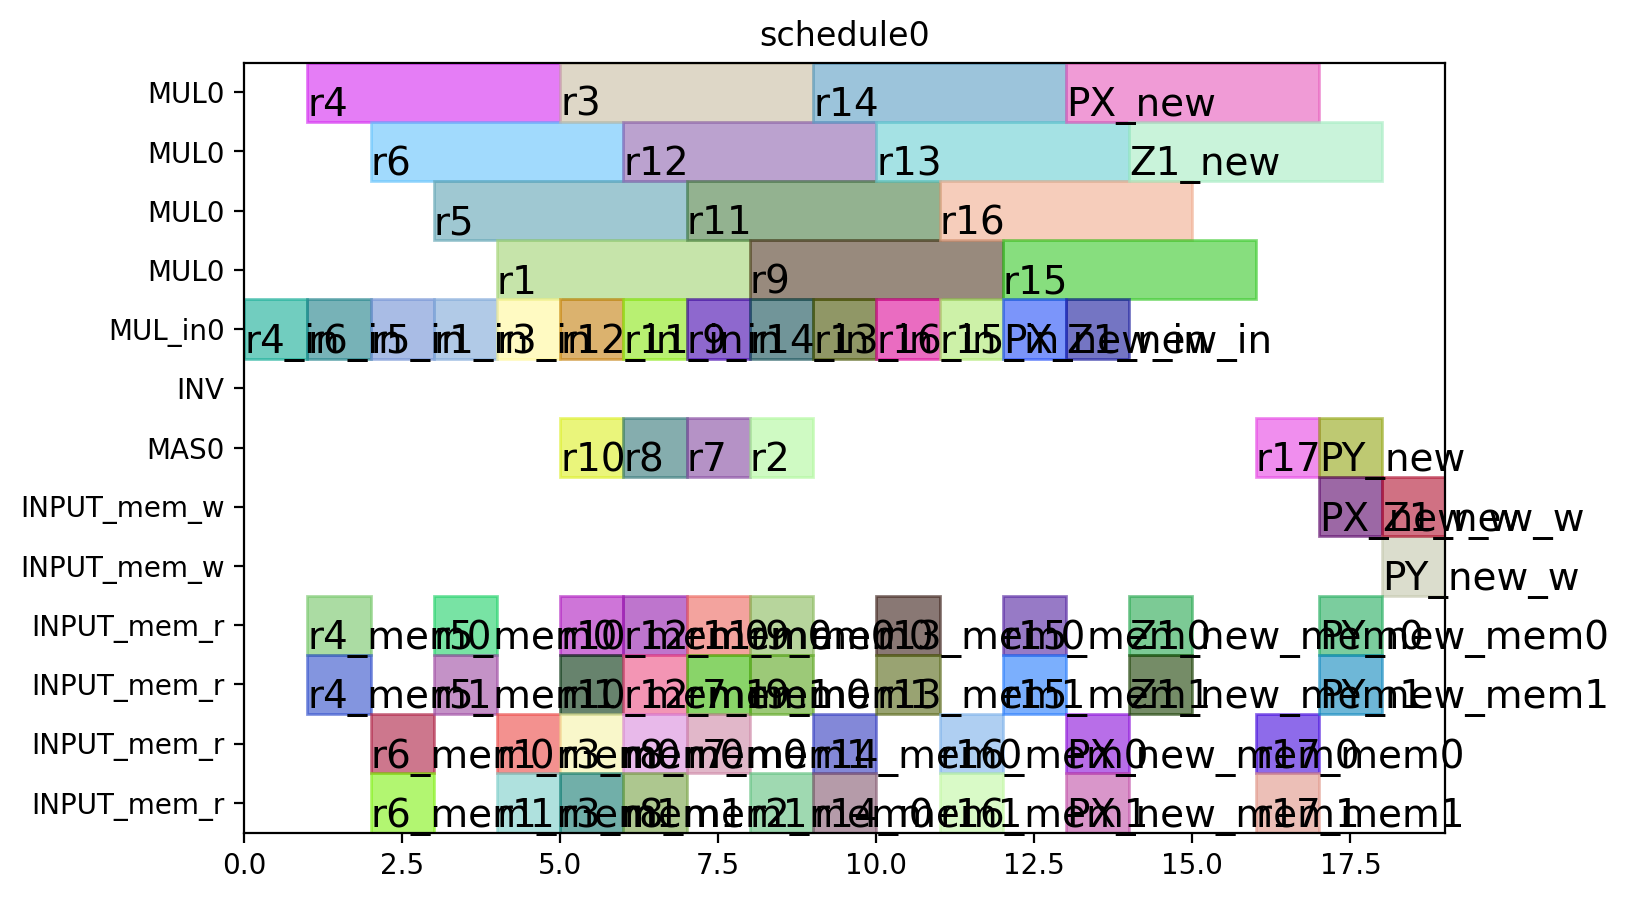

Python code for this plot:
from pyschedule import Scenario, solvers, plotters, alt


def solve():
	horizon = 90
	S = Scenario("schedule0", horizon=horizon)

	# resource
	MUL = S.Resources('MUL', num=1, size=4)
	MUL_in = S.Resources('MUL_in', num=1)
	INV = S.Resource('INV')
	MAS = S.Resources('MAS', num=1, periods=range(1, horizon))
	INPUT_mem_w = S.Resource('INPUT_mem_w', size=2)
	INPUT_mem_r = S.Resource('INPUT_mem_r', size=4)

	# result of previous scheduling

	# new tasks
	r1_in = S.Task('r1_in', length=1, delay_cost=1)
	r1_in += alt(MUL_in)
	r1 = S.Task('r1', length=4, delay_cost=1)
	r1 += alt(MUL)
	S += r1>=r1_in

	r1_mem0 = S.Task('r1_mem0', length=1, delay_cost=1)
	r1_mem0 += INPUT_mem_r
	S += r1_mem0-1 <= r1

	r1_mem1 = S.Task('r1_mem1', length=1, delay_cost=1)
	r1_mem1 += INPUT_mem_r
	S += r1_mem1-1 <= r1

	r3_in = S.Task('r3_in', length=1, delay_cost=1)
	r3_in += alt(MUL_in)
	r3 = S.Task('r3', length=4, delay_cost=1)
	r3 += alt(MUL)
	S += r3>=r3_in

	r3_mem0 = S.Task('r3_mem0', length=1, delay_cost=1)
	r3_mem0 += INPUT_mem_r
	S += r3_mem0-1 <= r3

	r3_mem1 = S.Task('r3_mem1', length=1, delay_cost=1)
	r3_mem1 += INPUT_mem_r
	S += r3_mem1-1 <= r3

	r4_in = S.Task('r4_in', length=1, delay_cost=1)
	r4_in += alt(MUL_in)
	r4 = S.Task('r4', length=4, delay_cost=1)
	r4 += alt(MUL)
	S += r4>=r4_in

	r4_mem0 = S.Task('r4_mem0', length=1, delay_cost=1)
	r4_mem0 += INPUT_mem_r
	S += r4_mem0-1 <= r4

	r4_mem1 = S.Task('r4_mem1', length=1, delay_cost=1)
	r4_mem1 += INPUT_mem_r
	S += r4_mem1-1 <= r4

	r5_in = S.Task('r5_in', length=1, delay_cost=1)
	r5_in += alt(MUL_in)
	r5 = S.Task('r5', length=4, delay_cost=1)
	r5 += alt(MUL)
	S += r5>=r5_in

	r5_mem0 = S.Task('r5_mem0', length=1, delay_cost=1)
	r5_mem0 += INPUT_mem_r
	S += r5_mem0-1 <= r5

	r5_mem1 = S.Task('r5_mem1', length=1, delay_cost=1)
	r5_mem1 += INPUT_mem_r
	S += r5_mem1-1 <= r5

	r6_in = S.Task('r6_in', length=1, delay_cost=1)
	r6_in += alt(MUL_in)
	r6 = S.Task('r6', length=4, delay_cost=1)
	r6 += alt(MUL)
	S += r6>=r6_in

	r6_mem0 = S.Task('r6_mem0', length=1, delay_cost=1)
	r6_mem0 += INPUT_mem_r
	S += r6_mem0-1 <= r6

	r6_mem1 = S.Task('r6_mem1', length=1, delay_cost=1)
	r6_mem1 += INPUT_mem_r
	S += r6_mem1-1 <= r6

	r12_in = S.Task('r12_in', length=1, delay_cost=1)
	r12_in += alt(MUL_in)
	r12 = S.Task('r12', length=4, delay_cost=1)
	r12 += alt(MUL)
	S += r12>=r12_in

	r12_mem0 = S.Task('r12_mem0', length=1, delay_cost=1)
	r12_mem0 += INPUT_mem_r
	S += r12_mem0-1 <= r12

	r12_mem1 = S.Task('r12_mem1', length=1, delay_cost=1)
	r12_mem1 += INPUT_mem_r
	S += r12_mem1-1 <= r12

	r13_in = S.Task('r13_in', length=1, delay_cost=1)
	r13_in += alt(MUL_in)
	r13 = S.Task('r13', length=4, delay_cost=1)
	r13 += alt(MUL)
	S += r13>=r13_in

	r13_mem0 = S.Task('r13_mem0', length=1, delay_cost=1)
	r13_mem0 += INPUT_mem_r
	S += r13_mem0-1 <= r13

	r13_mem1 = S.Task('r13_mem1', length=1, delay_cost=1)
	r13_mem1 += INPUT_mem_r
	S += r13_mem1-1 <= r13

	r2 = S.Task('r2', length=1, delay_cost=1)
	r2 += alt(MAS)

	r2_mem0 = S.Task('r2_mem0', length=1, delay_cost=1)
	r2_mem0 += alt(INPUT_mem_r)
	S += r1 < r2_mem0
	S += r2_mem0-1 <= r2

	r7 = S.Task('r7', length=1, delay_cost=1)
	r7 += alt(MAS)

	r7_mem0 = S.Task('r7_mem0', length=1, delay_cost=1)
	r7_mem0 += alt(INPUT_mem_r)
	S += r5 < r7_mem0
	S += r7_mem0-1 <= r7

	r7_mem1 = S.Task('r7_mem1', length=1, delay_cost=1)
	r7_mem1 += alt(INPUT_mem_r)
	S += r6 < r7_mem1
	S += r7_mem1-1 <= r7

	r8 = S.Task('r8', length=1, delay_cost=1)
	r8 += alt(MAS)

	r8_mem0 = S.Task('r8_mem0', length=1, delay_cost=1)
	r8_mem0 += INPUT_mem_r
	S += r8_mem0-1 <= r8

	r8_mem1 = S.Task('r8_mem1', length=1, delay_cost=1)
	r8_mem1 += alt(INPUT_mem_r)
	S += r4 < r8_mem1
	S += r8_mem1-1 <= r8

	r10 = S.Task('r10', length=1, delay_cost=1)
	r10 += alt(MAS)

	r10_mem0 = S.Task('r10_mem0', length=1, delay_cost=1)
	r10_mem0 += INPUT_mem_r
	S += r10_mem0-1 <= r10

	r10_mem1 = S.Task('r10_mem1', length=1, delay_cost=1)
	r10_mem1 += alt(INPUT_mem_r)
	S += r4 < r10_mem1
	S += r10_mem1-1 <= r10

	r9_in = S.Task('r9_in', length=1, delay_cost=1)
	r9_in += alt(MUL_in)
	r9 = S.Task('r9', length=4, delay_cost=1)
	r9 += alt(MUL)
	S += r9>=r9_in

	r9_mem0 = S.Task('r9_mem0', length=1, delay_cost=1)
	r9_mem0 += INPUT_mem_r
	S += r9_mem0-1 <= r9

	r9_mem1 = S.Task('r9_mem1', length=1, delay_cost=1)
	r9_mem1 += alt(INPUT_mem_r)
	S += r7 < r9_mem1
	S += r9_mem1-1 <= r9

	r11_in = S.Task('r11_in', length=1, delay_cost=1)
	r11_in += alt(MUL_in)
	r11 = S.Task('r11', length=4, delay_cost=1)
	r11 += alt(MUL)
	S += r11>=r11_in

	r11_mem0 = S.Task('r11_mem0', length=1, delay_cost=1)
	r11_mem0 += alt(INPUT_mem_r)
	S += r10 < r11_mem0
	S += r11_mem0-1 <= r11

	r14_in = S.Task('r14_in', length=1, delay_cost=1)
	r14_in += alt(MUL_in)
	r14 = S.Task('r14', length=4, delay_cost=1)
	r14 += alt(MUL)
	S += r14>=r14_in

	r14_mem0 = S.Task('r14_mem0', length=1, delay_cost=1)
	r14_mem0 += alt(INPUT_mem_r)
	S += r2 < r14_mem0
	S += r14_mem0-1 <= r14

	r14_mem1 = S.Task('r14_mem1', length=1, delay_cost=1)
	r14_mem1 += alt(INPUT_mem_r)
	S += r3 < r14_mem1
	S += r14_mem1-1 <= r14

	r15_in = S.Task('r15_in', length=1, delay_cost=1)
	r15_in += alt(MUL_in)
	r15 = S.Task('r15', length=4, delay_cost=1)
	r15 += alt(MUL)
	S += r15>=r15_in

	r15_mem0 = S.Task('r15_mem0', length=1, delay_cost=1)
	r15_mem0 += alt(INPUT_mem_r)
	S += r8 < r15_mem0
	S += r15_mem0-1 <= r15

	r15_mem1 = S.Task('r15_mem1', length=1, delay_cost=1)
	r15_mem1 += alt(INPUT_mem_r)
	S += r9 < r15_mem1
	S += r15_mem1-1 <= r15

	r16_in = S.Task('r16_in', length=1, delay_cost=1)
	r16_in += alt(MUL_in)
	r16 = S.Task('r16', length=4, delay_cost=1)
	r16 += alt(MUL)
	S += r16>=r16_in

	r16_mem0 = S.Task('r16_mem0', length=1, delay_cost=1)
	r16_mem0 += alt(INPUT_mem_r)
	S += r11 < r16_mem0
	S += r16_mem0-1 <= r16

	r16_mem1 = S.Task('r16_mem1', length=1, delay_cost=1)
	r16_mem1 += INPUT_mem_r
	S += r16_mem1-1 <= r16

	r17 = S.Task('r17', length=1, delay_cost=1)
	r17 += alt(MAS)

	r17_mem0 = S.Task('r17_mem0', length=1, delay_cost=1)
	r17_mem0 += alt(INPUT_mem_r)
	S += r14 < r17_mem0
	S += r17_mem0-1 <= r17

	r17_mem1 = S.Task('r17_mem1', length=1, delay_cost=1)
	r17_mem1 += alt(INPUT_mem_r)
	S += r15 < r17_mem1
	S += r17_mem1-1 <= r17

	PX_new_in = S.Task('PX_new_in', length=1, delay_cost=1)
	PX_new_in += alt(MUL_in)
	PX_new = S.Task('PX_new', length=4, delay_cost=1)
	PX_new += alt(MUL)
	S += PX_new>=PX_new_in

	S += 0<PX_new

	PX_new_mem0 = S.Task('PX_new_mem0', length=1, delay_cost=1)
	PX_new_mem0 += alt(INPUT_mem_r)
	S += r2 < PX_new_mem0
	S += PX_new_mem0-1 <= PX_new

	PX_new_mem1 = S.Task('PX_new_mem1', length=1, delay_cost=1)
	PX_new_mem1 += alt(INPUT_mem_r)
	S += r12 < PX_new_mem1
	S += PX_new_mem1-1 <= PX_new

	PX_new_w = S.Task('PX_new_w', length=1, delay_cost=1)
	PX_new_w += alt(INPUT_mem_w)
	S += PX_new <= PX_new_w

	Z1_new_in = S.Task('Z1_new_in', length=1, delay_cost=1)
	Z1_new_in += alt(MUL_in)
	Z1_new = S.Task('Z1_new', length=4, delay_cost=1)
	Z1_new += alt(MUL)
	S += Z1_new>=Z1_new_in

	S += 0<Z1_new

	Z1_new_mem0 = S.Task('Z1_new_mem0', length=1, delay_cost=1)
	Z1_new_mem0 += alt(INPUT_mem_r)
	S += r2 < Z1_new_mem0
	S += Z1_new_mem0-1 <= Z1_new

	Z1_new_mem1 = S.Task('Z1_new_mem1', length=1, delay_cost=1)
	Z1_new_mem1 += alt(INPUT_mem_r)
	S += r13 < Z1_new_mem1
	S += Z1_new_mem1-1 <= Z1_new

	Z1_new_w = S.Task('Z1_new_w', length=1, delay_cost=1)
	Z1_new_w += alt(INPUT_mem_w)
	S += Z1_new <= Z1_new_w

	PY_new = S.Task('PY_new', length=1, delay_cost=1)
	PY_new += alt(MAS)

	S += 0<PY_new

	PY_new_mem0 = S.Task('PY_new_mem0', length=1, delay_cost=1)
	PY_new_mem0 += alt(INPUT_mem_r)
	S += r17 < PY_new_mem0
	S += PY_new_mem0-1 <= PY_new

	PY_new_mem1 = S.Task('PY_new_mem1', length=1, delay_cost=1)
	PY_new_mem1 += alt(INPUT_mem_r)
	S += r16 < PY_new_mem1
	S += PY_new_mem1-1 <= PY_new

	PY_new_w = S.Task('PY_new_w', length=1, delay_cost=1)
	PY_new_w += alt(INPUT_mem_w)
	S += PY_new <= PY_new_w

	solvers.mip.solve(S,msg=1,ratio_gap=1.01)

	solution = [['hoge']*len(S.solution()[1]) for i in range(len(S.solution()))]
	for i in range(len(S.solution())):
		for j in range(len(S.solution()[i])):
			solution[i][j]=str(S.solution()[i][j])
	print(solution)

	cycles = int(solution[-1][3])

	pic_file_name = "/Users/fukudamomoko/Desktop/research/ABE/python/scheduling/yrecover_mul1_4_add1_1/schedule0.png"
	if(S.solution() != []):
		plotters.matplotlib.plot(S,img_filename=pic_file_name, vertical_text=False, fig_size=(cycles*0.25+3, 5))

	return solution
